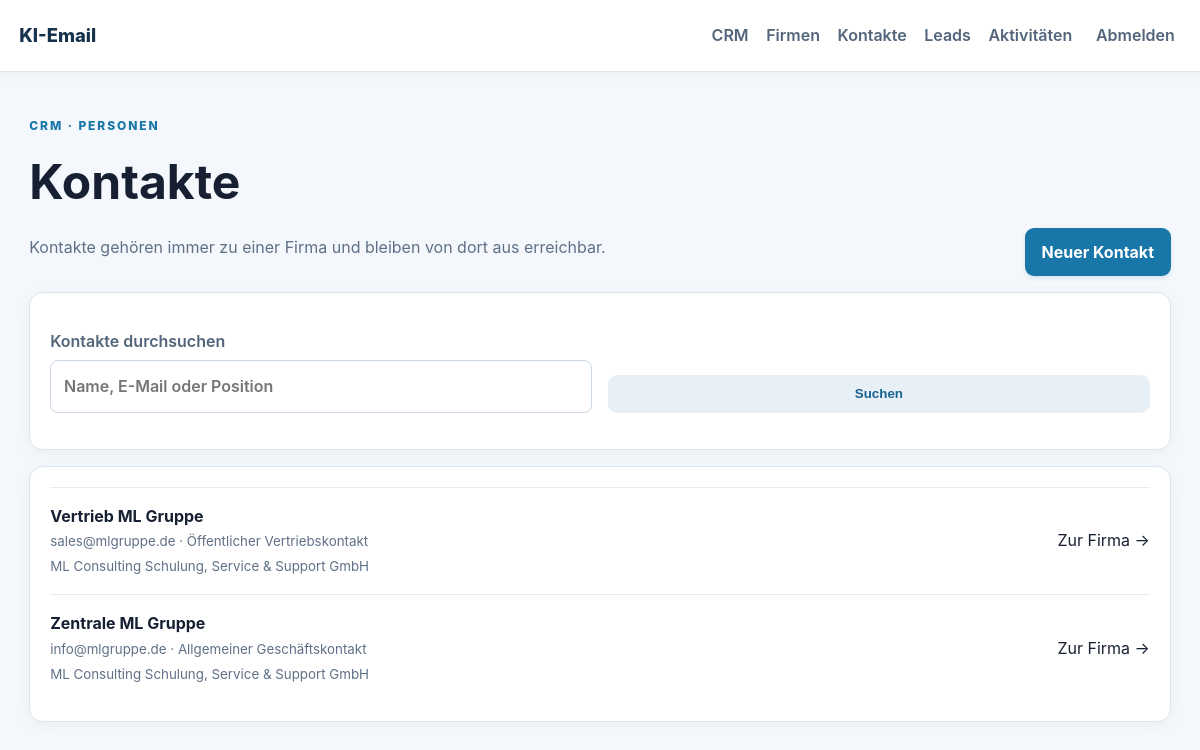
/crm/contacts (signed in), run on the app's committed database.
### app/models.py (models this page shows)
class Contact(Base):
    __tablename__ = "contacts"
    id: Mapped[int] = mapped_column(primary_key=True)
    company_id: Mapped[int] = mapped_column(ForeignKey("companies.id"), index=True)
    name: Mapped[str] = mapped_column(String(200))
    email: Mapped[str] = mapped_column(String(320), index=True)
    role_title: Mapped[str] = mapped_column(String(160), default="")
    phone: Mapped[str] = mapped_column(String(80), default="")
    source_url: Mapped[str] = mapped_column(String(500), default="")
    researched_at: Mapped[datetime | None] = mapped_column(DateTime(timezone=True), nullable=True)
    opt_out: Mapped[bool] = mapped_column(Boolean, default=False)
    notes: Mapped[str] = mapped_column(Text, default="")
    created_at: Mapped[datetime] = mapped_column(DateTime(timezone=True), default=utcnow)
    company: Mapped[Company] = relationship(back_populates="contacts")

class Company(Base):
    __tablename__ = "companies"
    id: Mapped[int] = mapped_column(primary_key=True)
    name: Mapped[str] = mapped_column(String(240), index=True)
    domain: Mapped[str] = mapped_column(String(255), default="", index=True)
    industry: Mapped[str] = mapped_column(String(160), default="")
    website: Mapped[str] = mapped_column(String(500), default="")
    source_url: Mapped[str] = mapped_column(String(500), default="")
    researched_at: Mapped[datetime | None] = mapped_column(DateTime(timezone=True), nullable=True)
    notes: Mapped[str] = mapped_column(Text, default="")
    created_at: Mapped[datetime] = mapped_column(DateTime(timezone=True), default=utcnow)
    research_status: Mapped[str] = mapped_column(String(30), default="pending")
    research_error: Mapped[str] = mapped_column(Text, default="")
    contacts: Mapped[list["Contact"]] = relationship(back_populates="company", cascade="all, delete-orphan")
    leads: Mapped[list["Lead"]] = relationship(back_populates="company", cascade="all, delete-orphan")

### app/main.py (the view)
@app.get("/crm/contacts", response_class=HTMLResponse)
def crm_contacts(request: Request, db: Session = Depends(get_db)):
    user = require_user(request, db)
    require_permission(user, "CRM_MANAGE")
    query = request.query_params.get("q", "").strip()
    statement = select(Contact).order_by(Contact.name)
    if query:
        term = f"%{query}%"
        statement = statement.where(or_(Contact.name.ilike(term), Contact.email.ilike(term), Contact.role_title.ilike(term)))
    return templates.TemplateResponse(request=request, name="crm_contacts.html", context={"user": user, "contacts": db.scalars(statement).all(), "query": query, "message": request.query_params.get("message")})

### app/templates/crm_contacts.html
<!doctype html><html lang="de"><head><meta charset="utf-8"><meta name="viewport" content="width=device-width,initial-scale=1"><title>Kontakte · CRM</title><link rel="stylesheet" href="/static/style.css"></head><body><header><a class="brand" href="/">KI-Email</a><nav><a href="/crm">CRM</a><a href="/crm/companies">Firmen</a><a href="/crm/contacts">Kontakte</a><a href="/crm/leads">Leads</a><a href="/crm/activities">Aktivitäten</a><form method="post" action="/logout"><button class="link-button">Abmelden</button></form></nav></header><main class="shell"><div class="intro"><div><span class="eyebrow">CRM · Personen</span><h1>Kontakte</h1><p>Kontakte gehören immer zu einer Firma und bleiben von dort aus erreichbar.</p></div><a class="button" href="/crm/contacts/new">Neuer Kontakt</a></div><section class="panel"><form method="get" class="account-form"><label>Kontakte durchsuchen<input name="q" value="{{ query }}" placeholder="Name, E-Mail oder Position"></label><button class="button secondary">Suchen</button></form></section><section class="panel">{% for contact in contacts %}<a class="mail-row" href="/crm/companies/{{ contact.company_id }}"><span><strong>{{ contact.name }}</strong>{% if contact.opt_out %} <span class="pill">gesperrt</span>{% endif %}<br><small>{{ contact.email }}{% if contact.role_title %} · {{ contact.role_title }}{% endif %}</small><br><small>{{ contact.company.name }}</small></span><span>Zur Firma →</span></a>{% else %}<div class="empty-state"><h2>Keine Kontakte gefunden</h2><p>Lege einen Kontakt direkt bei einer Firma an.</p></div>{% endfor %}</section></main></body></html>

### app/static/style.css (style rules this page uses)
:root { font-family:Inter,ui-sans-serif,system-ui,-apple-system,"Segoe UI",sans-serif;color:#172033;background:#f4f7fb;line-height:1.55 }
* { box-sizing:border-box }
body { margin:0;background:#f4f7fb;min-height:100vh }
a { color:#1769aa }
header { height:72px;background:#fff;border-bottom:1px solid #dce4ee;display:flex;align-items:center;justify-content:space-between;padding:0 max(1.2rem,calc((100vw - 1180px)/2));box-shadow:0 2px 10px #2336530b }
.brand { font-weight:800;color:#17324d;text-decoration:none;font-size:1.15rem }
nav { display:flex;align-items:center;gap:1.1rem }
nav a { color:#52657b;text-decoration:none;font-weight:600 }
.link-button { background:none;border:0;color:#52657b;cursor:pointer;font:inherit;font-weight:600 }
.shell { max-width:1180px;margin:0 auto;padding:2.5rem 1.2rem }
.intro { display:flex;justify-content:space-between;gap:2rem;align-items:end }
.eyebrow { color:#1976a9;text-transform:uppercase;letter-spacing:.16em;font-size:.75rem;font-weight:800 }
.intro h1 { font-size:clamp(2rem,4vw,3.5rem);margin:.5rem 0;color:#172033 }
.intro p,.muted { color:#607087 }
.button { display:inline-block;border:0;border-radius:9px;background:#1976a9;color:#fff;padding:.72rem 1.05rem;font-weight:700;text-decoration:none;cursor:pointer;box-shadow:0 2px 4px #1769aa22 }
.secondary { background:#e7f0f7;color:#17618e;box-shadow:none }
.metric,.panel { background:#fff;border:1px solid #dce4ee;border-radius:14px;padding:1.25rem;box-shadow:0 4px 16px #2336530a }
.panel { margin-top:1rem }
label { display:block;color:#52657b;margin:1rem 0;font-weight:600 }
input,select,textarea { display:block;width:100%;margin-top:.4rem;padding:.8rem;border-radius:8px;border:1px solid #cbd7e4;background:#fff;color:#172033;font:inherit }
.account-form { display:grid;grid-template-columns:repeat(2,1fr);gap:0 1rem }
.account-form .button { align-self:end;margin-bottom:1rem }
.mail-row { display:flex;justify-content:space-between;gap:1rem;align-items:center;border-top:1px solid #e5ebf2;padding:1rem 0;color:#172033;text-decoration:none }
.mail-row small { color:#607087 }

### data on the page
Contact: name "Vertrieb ML Gruppe", email "sales@mlgruppe.de", role_title "Öffentlicher Vertriebskontakt", company.name "ML Consulting Schulung, Service & Support GmbH"
Contact: name "Zentrale ML Gruppe", email "info@mlgruppe.de", role_title "Allgemeiner Geschäftskontakt", company.name "ML Consulting Schulung, Service & Support GmbH"
